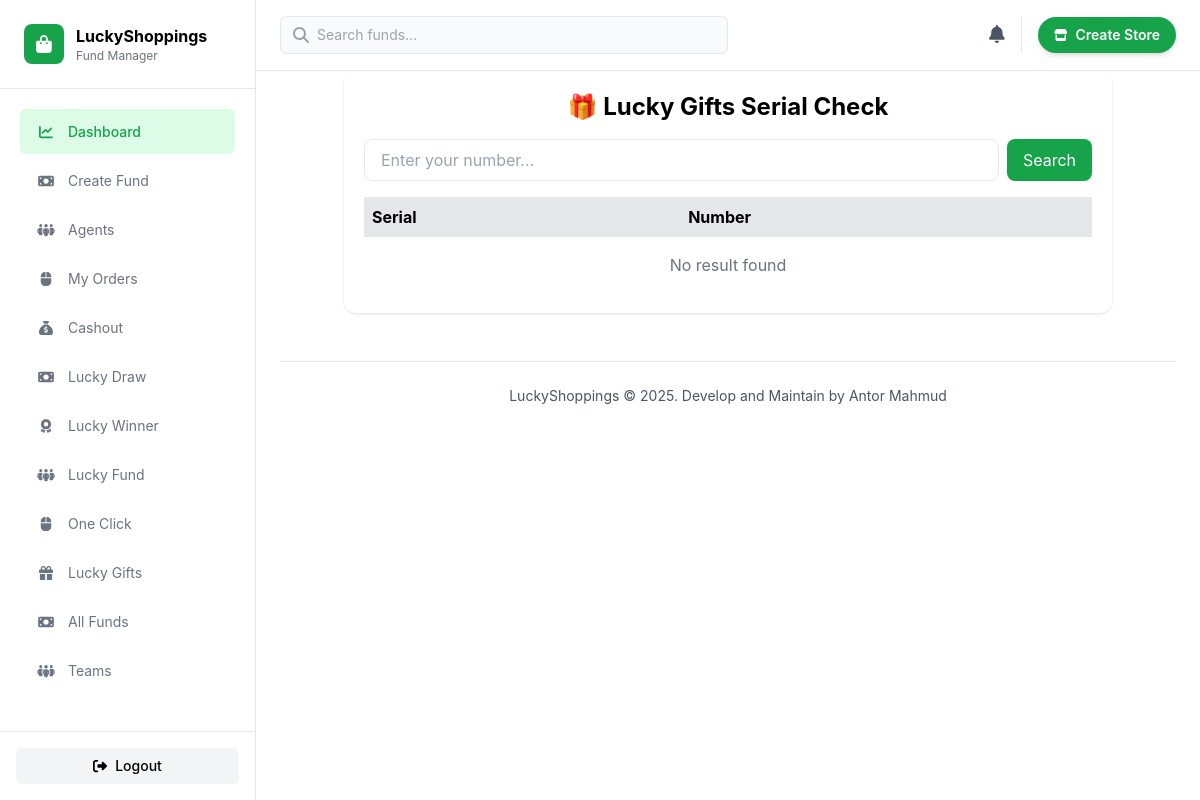
/lucky-gifts/, run on an earlier commit of the app's database.
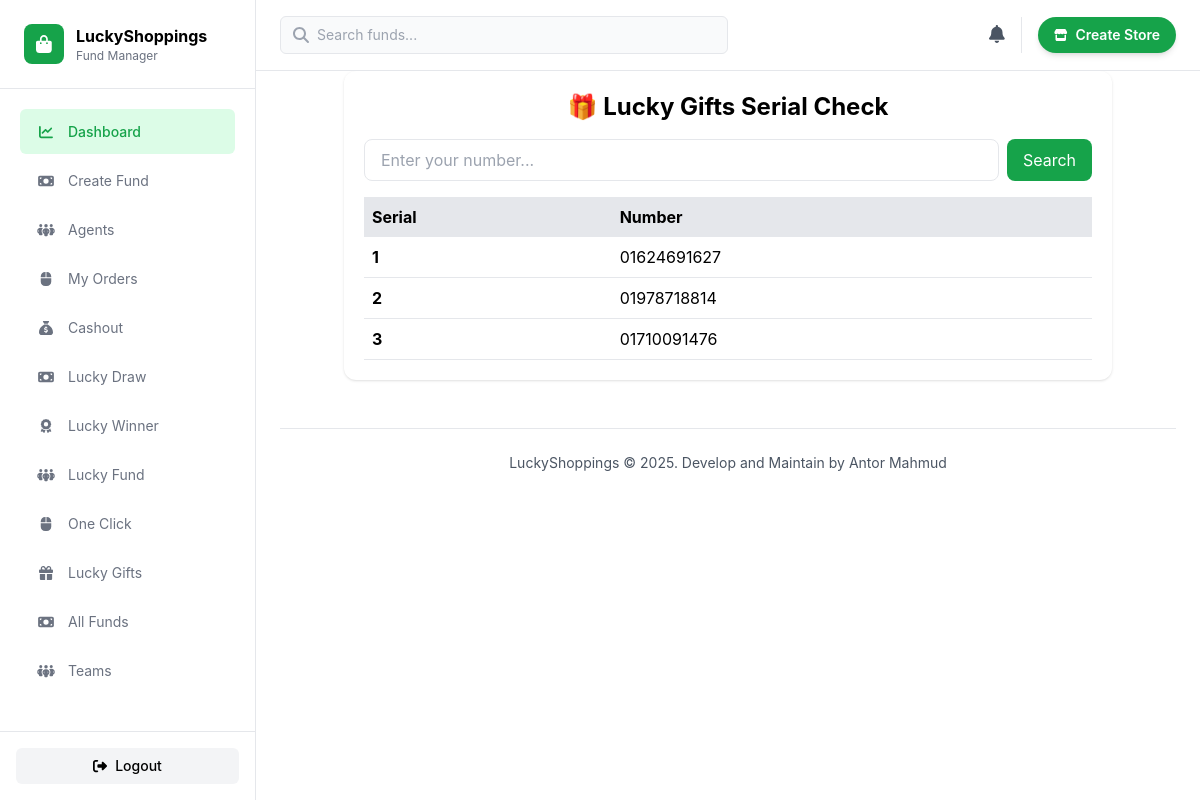
And on a later commit of the database.
### base/models.py (models this page shows, shortened)
class BaseModel(models.Model):
    created_at = models.DateTimeField(auto_now_add=True)
    updated_at = models.DateTimeField(auto_now=True)
    is_active = models.BooleanField(default=True)
    class Meta:
        abstract = True
        ordering = ['-created_at']

class LuckyGift(BaseModel):
    number = models.CharField(max_length=20)
    agent = models.ForeignKey(Profile, on_delete=models.CASCADE, related_name='gifts_agent', null=True, blank=True)
    profile = models.ForeignKey(Profile, on_delete=models.CASCADE, related_name='lucky_gifts')

### base/views.py (the view)
# urls.py: path('lucky-gifts/', luckygifts_list, name='luckygift_list'),
def luckygifts_list(request):
    query = request.GET.get('q', '').strip()
    full_ids = list(
        LuckyGift.objects
        .all().order_by('created_at').values_list('id', flat=True)
    )
    funds = LuckyGift.objects.all().order_by('created_at')
    if query:
        funds = funds.filter(number__icontains=query)
    result = []
    for fund in funds:
        fund.serial = full_ids.index(fund.id) + 1
        result.append(fund)
    return render(request, 'gifts.html', {
        'funds': result,
        'query': query,
    })

### templates/gifts.html
{% extends 'index.html' %}
{% block body %}
<div class="max-w-3xl mx-auto bg-white rounded-xl shadow p-5">
    <h1 class="text-2xl font-bold text-center mb-4">🎁 Lucky Gifts Serial Check</h1>
    <form method="get" class="flex gap-2 mb-4">
        <input
            type="text"
            name="q"
            value="{{ query }}"
            placeholder="Enter your number..."
            class="flex-1 px-4 py-2 border rounded-lg focus:outline-none focus:ring"
        >
        <button
            class="bg-green-600 text-white px-4 py-2 rounded-lg hover:bg-green-700"
        >Search</button>
    </form>
    <div class="overflow-x-auto">
        <table class="w-full border-collapse">
            <thead>
                <tr class="bg-gray-200 text-left">
                    <th class="p-2">Serial</th>
                    <th class="p-2">Number</th>
                </tr>
            </thead>
            <tbody>
                {% for fund in funds %}
                <tr class="border-b hover:bg-gray-50">
                    <td class="p-2 font-bold">{{ fund.serial }}</td>
                    <td class="p-2">{{ fund.number }}</td>
                </tr>
                {% empty %}
                <tr>
                    <td colspan="3" class="text-center py-4 text-gray-500">No result found</td>
                </tr>
                {% endfor %}
            </tbody>
        </table>
    </div>
</div>
{% endblock %}

What changed in the data, as far as the page shows it:
added LuckyGift: serial "1", number "01624691627"
added LuckyGift: serial "2", number "01978718814"
added LuckyGift: serial "3", number "01710091476"
Also different on the page:
text no longer shown: "No result found"
